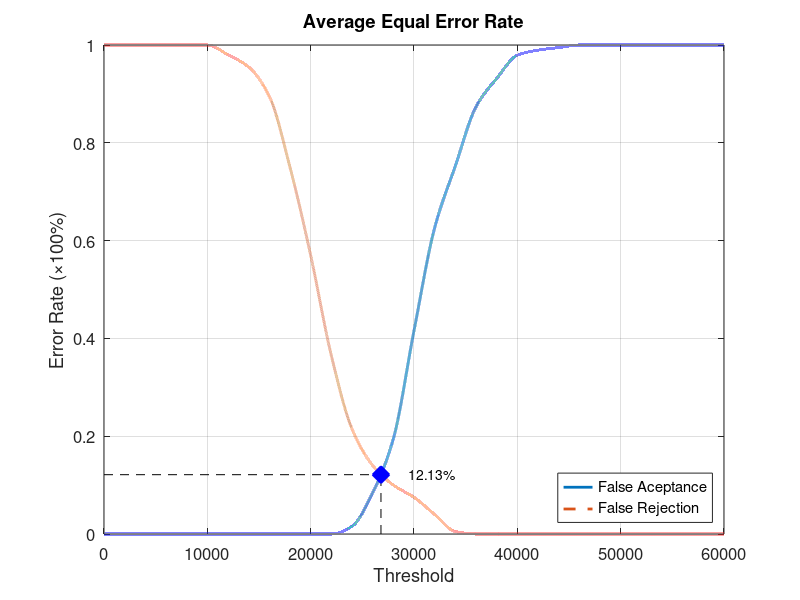
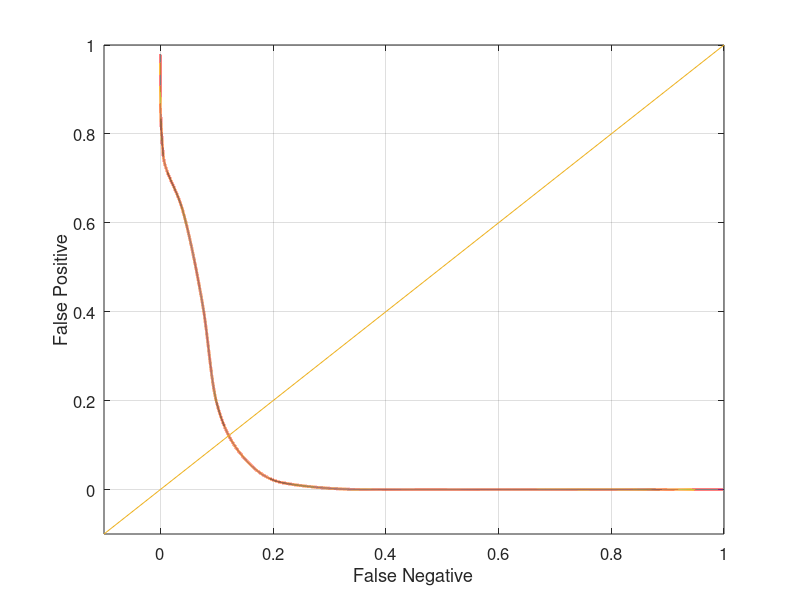

Here is the MATLAB script that generated these plots, in order:
function yEER = Database2_2
close all;
clear;
clc;
x = 0:2000:60000;
xq = 0:0.5:60000;

y0 = [0 0 0 0 0 0 0 0 0 0 0 0 0.0157895 0.0842105 0.194737 0.415789 0.626316 0.752632 0.873684 0.931579 0.978947 0.989474 0.994737 1 1 1 1 1 1 1 1];
yy0 = interp1(x, y0, xq, 'pchip');
y1 = [1 1 1 1 1 1 0.98 0.955 0.895 0.75 0.57 0.365 0.215 0.14 0.1 0.075 0.04 0.005 0 0 0 0 0 0 0 0 0 0 0 0 0];
yy1 = interp1(x, y1, xq, 'pchip');

% Calculating EER: 
y2 = abs(y0 - y1);
find(y2 == min(y2))
yy2 = abs(yy0 - yy1);
xEER = find(yy2 == min(yy2));
xEERIndex = xq(xEER) % X-axis EER
yEER = yy0(xEER) % Y-axis EER

main = figure
plot(xq, yy0,'-','LineWidth', 2);	hold on
plot(xq, yy1,'--','LineWidth', 2);	hold on
plot([xEERIndex xEERIndex], [0 yEER], 'k--');	hold on
plot([0 xEERIndex], [yEER yEER], 'k--');	hold on
plot(xEERIndex, yEER, 'bx', 'LineWidth', 10);	hold on
text(xEERIndex + 10 * xEERIndex / 100, yEER, [num2str(round((10000 * yEER)) / 100) '%'])
legend('False Aceptance', 'False Rejection', 'Location', 'SouthEast')
xlabel('Threshold')
ylabel('Error Rate (\times100%)')
title('Average Equal Error Rate')
set(gca, 'FontSize', 12)
axis([0 60000 0 1])
grid on

print(main, 'Database2_2Main', '-dpng');
FNRxFPR = figure('Color', [1 1 1]);
plot(yy1, yy0, '-', yy1, yy0, 'LineWidth', 2);
hold on
y = -0.1:0.1:1
plot(y, y); 
set(gca, 'FontSize', 12)
xlabel('False Negative')
ylabel('False Positive')
axis([-0.1 1 -0.1 1])
set(gca, 'FontSize', 12)
grid on

print(FNRxFPR, 'Database2_2FNRxFPR','-dpng');
end
